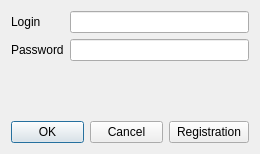
<?xml version="1.0" encoding="UTF-8"?>
<ui version="4.0">
 <class>LoginForm</class>
 <widget class="QWidget" name="LoginForm">
  <property name="geometry">
   <rect>
    <x>0</x>
    <y>0</y>
    <width>260</width>
    <height>154</height>
   </rect>
  </property>
  <property name="minimumSize">
   <size>
    <width>260</width>
    <height>130</height>
   </size>
  </property>
  <property name="windowTitle">
   <string>Form</string>
  </property>
  <layout class="QVBoxLayout" name="verticalLayout">
   <item>
    <layout class="QFormLayout" name="formLayout">
     <item row="0" column="0">
      <widget class="QLabel" name="label">
       <property name="text">
        <string>Login</string>
       </property>
      </widget>
     </item>
     <item row="0" column="1">
      <widget class="QLineEdit" name="loginEdit"/>
     </item>
     <item row="1" column="0">
      <widget class="QLabel" name="label_2">
       <property name="text">
        <string>Password</string>
       </property>
      </widget>
     </item>
     <item row="1" column="1">
      <widget class="QLineEdit" name="passwordEdit">
       <property name="echoMode">
        <enum>QLineEdit::Password</enum>
       </property>
      </widget>
     </item>
    </layout>
   </item>
   <item>
    <widget class="QLabel" name="loginResultLabel">
     <property name="minimumSize">
      <size>
       <width>0</width>
       <height>36</height>
      </size>
     </property>
     <property name="baseSize">
      <size>
       <width>0</width>
       <height>36</height>
      </size>
     </property>
     <property name="text">
      <string/>
     </property>
     <property name="wordWrap">
      <bool>true</bool>
     </property>
    </widget>
   </item>
   <item>
    <spacer name="verticalSpacer">
     <property name="orientation">
      <enum>Qt::Vertical</enum>
     </property>
     <property name="sizeHint" stdset="0">
      <size>
       <width>20</width>
       <height>40</height>
      </size>
     </property>
    </spacer>
   </item>
   <item>
    <layout class="QHBoxLayout" name="horizontalLayout">
     <item>
      <widget class="QDialogButtonBox" name="buttonBox">
       <property name="standardButtons">
        <set>QDialogButtonBox::Cancel|QDialogButtonBox::Ok</set>
       </property>
      </widget>
     </item>
     <item>
      <widget class="QPushButton" name="registrationPushButton">
       <property name="text">
        <string>Registration</string>
       </property>
      </widget>
     </item>
    </layout>
   </item>
  </layout>
 </widget>
 <resources/>
 <connections/>
</ui>
